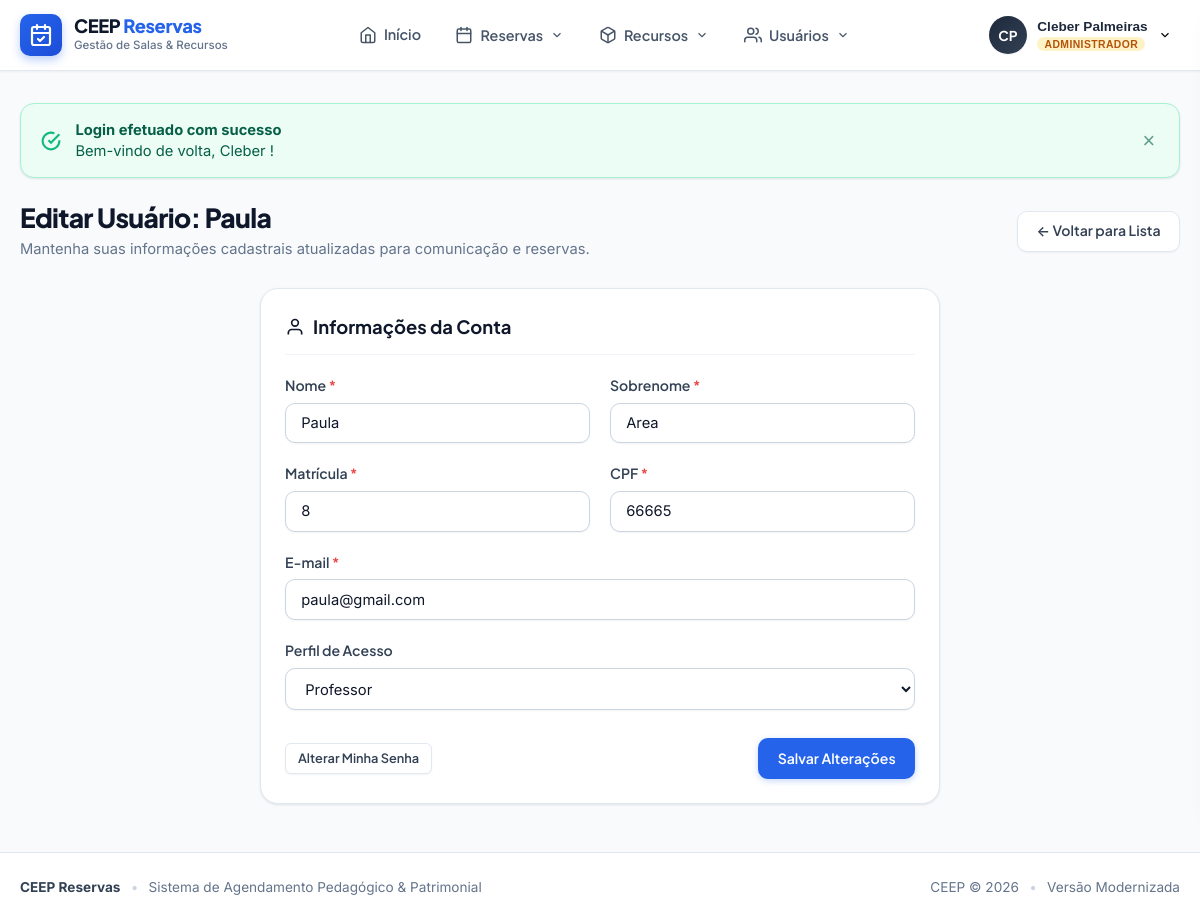
The app's page /editar_usuario.php?id=9 (signed in), older data.
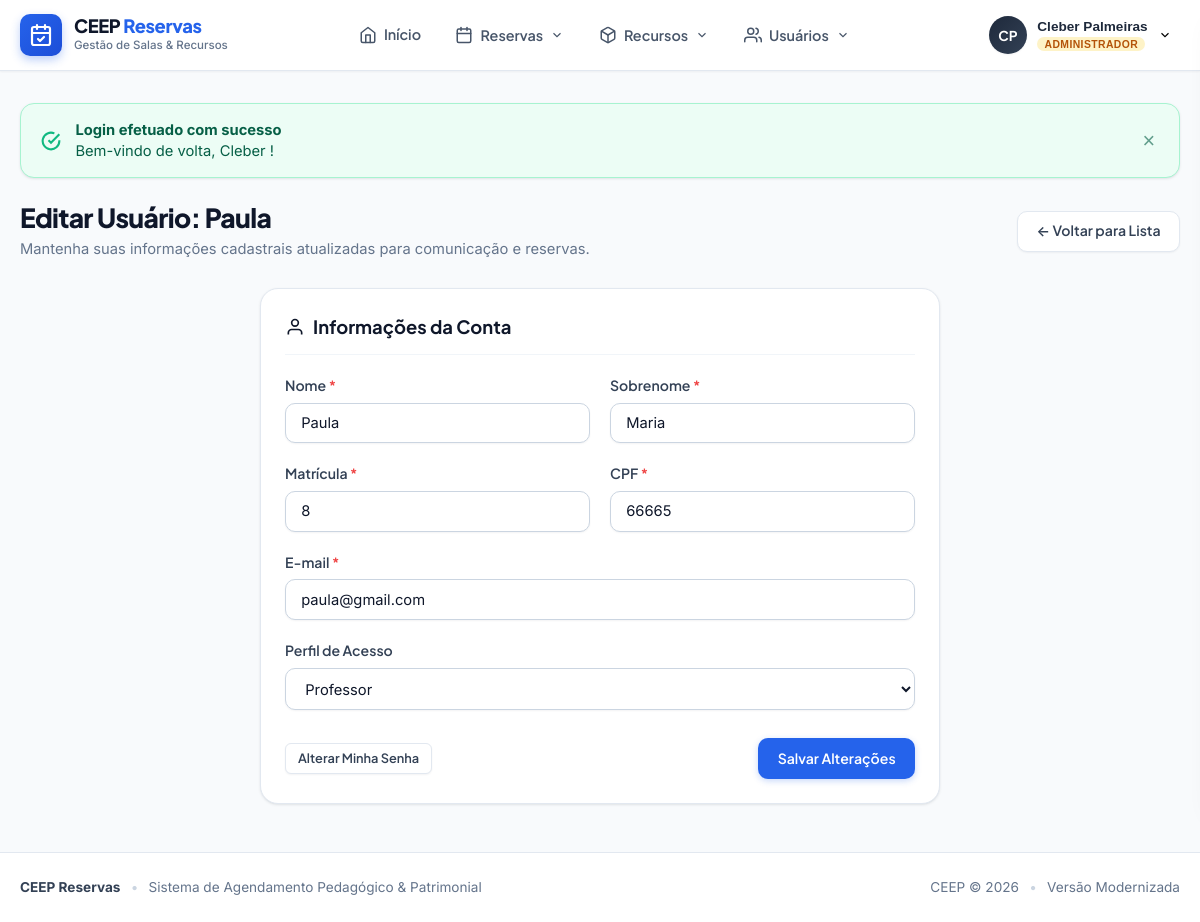
The same page, newer data.
### tables this page shows
CREATE TABLE usuarios (
    usuario_id INTEGER PRIMARY KEY AUTOINCREMENT,
    nome TEXT NOT NULL DEFAULT '',
    sobrenome TEXT DEFAULT '',
    cpf TEXT NOT NULL DEFAULT '',
    matricula INTEGER NOT NULL,
    email TEXT NOT NULL DEFAULT '',
    tipo TEXT NOT NULL DEFAULT '',
    senha TEXT NOT NULL DEFAULT '',
    nivel_usuario TEXT NOT NULL DEFAULT '0',
    data_cadastro TEXT NOT NULL DEFAULT '0000-00-00 00:00:00',
    data_ultimo_login TEXT NOT NULL DEFAULT '0000-00-00 00:00:00',
    ativado TEXT NOT NULL DEFAULT '0'
);

### editar_usuario.php (the view, shortened to what this page needs)
<?php
require_once __DIR__ . '/core/bootstrap.php';
$userLogado = auth_user();
$isAdmin = auth_is_admin();
$targetId = (int)($_GET['id'] ?? $userLogado['id']);
$u = DB::fetchOne("SELECT * FROM usuarios WHERE usuario_id = ?", [$targetId]);
?>
<div class="page-header animate-slide-in">
    <div>
        <h1 class="page-title">
            <?= $targetId === (int)$userLogado['id'] ? 'Meus Dados Pessoais' : 'Editar Usuário: ' . e($u['nome']) ?>
        </h1>
        <p class="page-subtitle">Mantenha suas informações cadastrais atualizadas para comunicação e reservas.</p>
    </div>
    <div class="page-actions">
        <?php if ($isAdmin): ?>
        <a href="view-paginated.php" class="btn btn-secondary">&larr; Voltar para Lista</a>
        <?php endif; ?>
    </div>
</div>
<div class="card animate-slide-in" style="max-width: 680px; margin: 0 auto;">
    <div class="card-header">
        <h2 class="card-title">
            <svg width="20" height="20" viewBox="0 0 24 24" fill="none" stroke="currentColor" stroke-width="2"><path d="M20 21v-2a4 4 0 0 0-4-4H8a4 4 0 0 0-4 4v2"></path><circle cx="12" cy="7" r="4"></circle></svg>
            <span>Informações da Conta</span>
        </h2>
    </div>
    <form method="POST" action="editar_usuario.php?id=<?= e($targetId) ?>">
        <div class="form-row">
            <div class="form-group">
                <label for="nome" class="form-label">Nome <span class="required">*</span></label>
                <input type="text" id="nome" name="nome" class="form-control" value="<?= e($u['nome']) ?>" required>
            </div>
            <div class="form-group">
                <label for="sobrenome" class="form-label">Sobrenome <span class="required">*</span></label>
                <input type="text" id="sobrenome" name="sobrenome" class="form-control" value="<?= e($u['sobrenome']) ?>" required>
            </div>
        </div>
        <div class="form-row">
            <div class="form-group">
                <label for="matricula" class="form-label">Matrícula <span class="required">*</span></label>
                <input type="text" id="matricula" name="matricula" class="form-control" value="<?= e($u['matricula']) ?>" required>
            </div>
            <div class="form-group">
                <label for="cpf" class="form-label">CPF <span class="required">*</span></label>
                <input type="text" id="cpf" name="cpf" class="form-control" value="<?= e($u['cpf']) ?>" required>
            </div>
        </div>
        <div class="form-group">
            <label for="email" class="form-label">E-mail <span class="required">*</span></label>
            <input type="email" id="email" name="email" class="form-control" value="<?= e($u['email']) ?>" required>
        </div>
        <?php if ($isAdmin): ?>
        <div class="form-group">
            <label for="tipo" class="form-label">Perfil de Acesso</label>
            <select name="tipo" id="tipo" class="form-select">
                <option value="p" <?= $u['tipo'] === 'p' ? 'selected' : '' ?>>Professor</option>
            </select>
        </div>
        <?php endif; ?>
        <div style="margin-top: 1.75rem; display: flex; justify-content: space-between; align-items: center; flex-wrap: wrap; gap: 0.75rem;">
            <a href="modificar_senha.php" class="btn btn-secondary btn-sm">
                Alterar Minha Senha
            </a>
            <button type="submit" class="btn btn-primary">
                Salvar Alterações
            </button>
        </div>
    </form>
</div>

Row changes from the older to the newer data that the page shows:
changed usuarios "Paula": sobrenome "Area" → "Maria"
